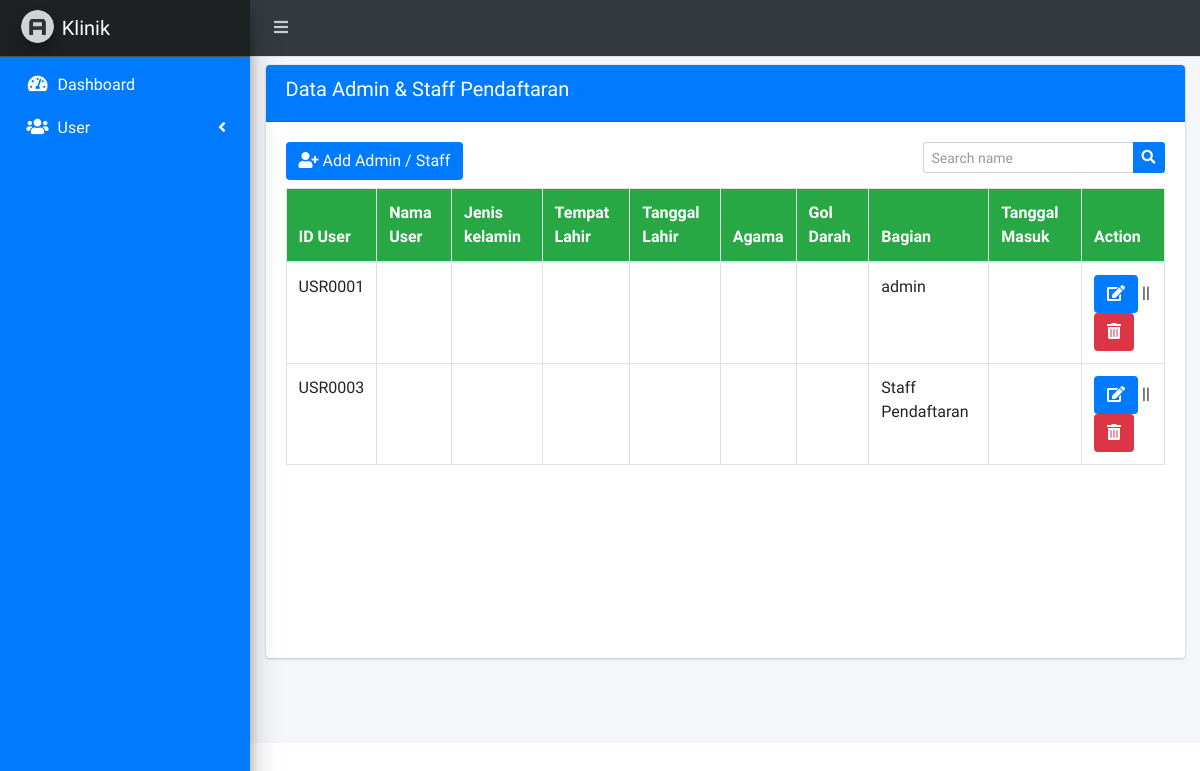
The page /admin.php?page=staff on the database as committed earlier.
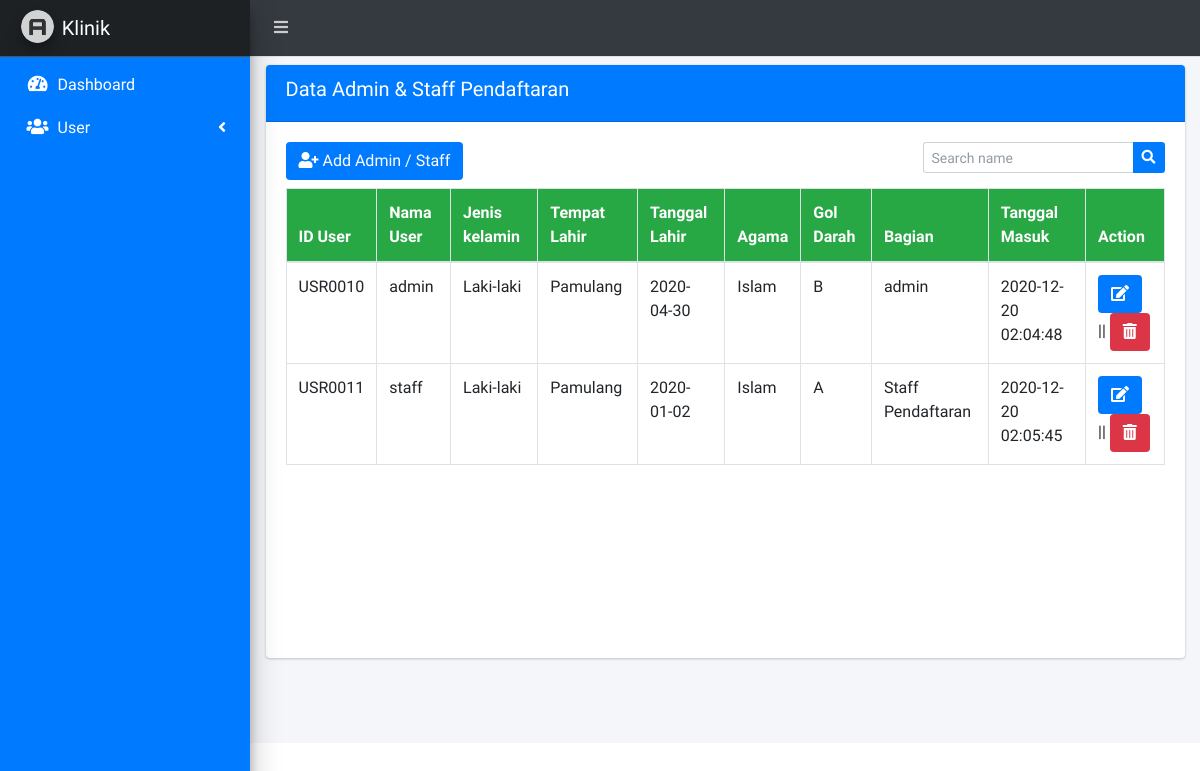
The same page on the database as committed later.
### tables this page shows
CREATE TABLE `tb_rols_user` (
  `id_rols_user` char(15) NOT NULL,
  `id_user` char(15) NOT NULL,
  `id_bagian` char(15) NOT NULL,
  `tgl_user_regis` varchar(225) NOT NULL
);

CREATE TABLE `tb_bagian` (
  `id_bagian` char(15) NOT NULL,
  `nama_bagian` varchar(50) NOT NULL
);

CREATE TABLE `tb_user` (
  `id_user` char(15) NOT NULL,
  `username` varchar(50) NOT NULL,
  `password` varchar(225) NOT NULL,
  `confirm_password` varchar(225) NOT NULL,
  `nama_user` varchar(30) NOT NULL,
  `jenis_kelamin` varchar(10) NOT NULL,
  `gol_darah` varchar(10) NOT NULL,
  `tempat_lahir` varchar(100) NOT NULL,
  `tanggal_lahir` varchar(225) NOT NULL,
  `agama` varchar(10) NOT NULL,
  `tgl_masuk` varchar(225) NOT NULL
);

### page/admin/users/staff.php (the view, shortened to what this page needs)
<div class="row">
	<div class="col-sm-12">
		<div class="card mt-2">
			<div class="card-header bg-blue">
				<h5>Data Admin & Staff Pendaftaran</h5>
			</div>
			<div class="card-body">
				<div class="row">
				<div class="col-sm-6 mb-2">
					<a href="" class="btn bg-blue" data-toggle="modal" data-target="#modal-lg"><i class="fa fa-user-plus"></i> Add Admin / Staff</a>
				</div>
				<div class="col-sm-6 mb-2">
					<form class="float-right" action="" method="POST">
				      <div class="input-group input-group-sm">
				        <input class="form-control form-control-navbar" name="search" type="search" placeholder="Search name" aria-label="Search">
				        <div class="input-group-append">
				          <button class="btn bg-blue" type="submit" name="tampil">
				            <i class="fas fa-search"></i>
				          </button>
				        </div>
				      </div>
				    </form>
				</div>
				</div>
				<div class="table-responsive" style="height: 450px;">
					<table class="table table-hover table-bordered">
						<thead class="bg-success">
							<tr>
								<th>ID User</th>
								<th>Nama User</th>
								<th>Jenis kelamin</th>
								<th>Tempat Lahir</th>
								<th>Tanggal Lahir</th>
								<th>Agama</th>
								<th>Gol Darah</th>
								<th>Bagian</th>
								<th>Tanggal Masuk</th>
								<th>Action</th>
							</tr>
						</thead>
						<tbody>
						<?php
						if (isset($_POST['tampil'])) {
							$search = $_POST['search'];
							$sql = mysqli_query($koneksi, "SELECT * FROM tb_user X INNER JOIN tb_rols_user Y ON y.id_user = x.id_user INNER JOIN tb_bagian z ON z.id_bagian = y.id_bagian WHERE y.id_bagian != 'BG003' AND y.id_bagian != 'BG004' AND nama_user LIKE '%".$search."%' OR nama_bagian LIKE '%".$search."%'");
						}else{
							$sql = mysqli_query($koneksi, "SELECT * FROM tb_user X INNER JOIN tb_rols_user Y ON y.id_user = x.id_user INNER JOIN tb_bagian z ON z.id_bagian = y.id_bagian WHERE y.id_bagian != 'BG003' AND y.id_bagian != 'BG004'");
						}
						while ($data = mysqli_fetch_array($sql)) { ?>
							<tr>
								<td><?= $data['id_user']; ?></td>
								<td><?= $data['nama_user']; ?></td>
								<td><?= $data['jenis_kelamin']; ?></td>
								<td><?= $data['tempat_lahir']; ?></td>
								<td><?= $data['tanggal_lahir']; ?></td>
								<td><?= $data['agama']; ?></td>
								<td><?= $data['gol_darah']; ?></td>
								<td><?= $data['nama_bagian']; ?></td>
								<td><?= $data['tgl_masuk']; ?></td>
								<td>
									<a href="#myAdmin" id='custId' data-toggle='modal' data-id="<?= $data['id_user'] ?>" class="btn bg-blue"><i  class="fa fa-edit"></i></a> || <a href="page/admin/proses/proses_delete_adminstaff.php?id=<?= $data['id_user']; ?>" class="btn bg-danger"><i class="fa fa-trash-alt"></i></a>
								</td>
							</tr>
						<?php }
						?>
						</tbody>
					</table>
				</div>
			</div>
		</div>
	</div>
</div>

Rows that differ between the two databases and show on the page:
removed tb_rols_user: id_user "USR0001", id_bagian.nama_bagian "admin"
removed tb_rols_user: id_user "USR0003", id_bagian.nama_bagian "Staff Pendaftaran"
added tb_rols_user: id_user "USR0010", id_user.nama_user "admin", id_user.jenis_kelamin "Laki-laki", id_user.tempat_lahir "Pamulang", id_user.tanggal_lahir "2020-04-30", id_user.agama "Islam", id_user.gol_darah "B", id_bagian.nama_bagian "admin", id_user.tgl_masuk "2020-12-20 02:04:48"
added tb_rols_user: id_user "USR0011", id_user.nama_user "staff", id_user.jenis_kelamin "Laki-laki", id_user.tempat_lahir "Pamulang", id_user.tanggal_lahir "2020-01-02", id_user.agama "Islam", id_user.gol_darah "A", id_bagian.nama_bagian "Staff Pendaftaran", id_user.tgl_masuk "2020-12-20 02:05:45"
